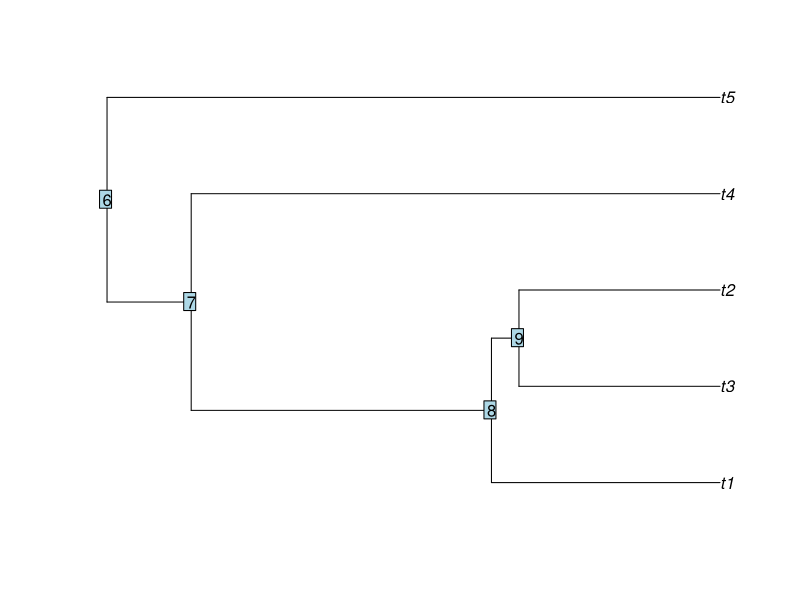

Reproduce this figure in R. (Note: this script raises an error after producing the figure.)
library(ape)
library(phangorn)


tree1 <- rcoal(5)
str(tree1)
class(tree1)
tree1$edge
plot(tree1)
nodelabels()

tree2 <- simcoale(5)
str(tree2)
class(tree2)
tree2$edge

tree2_phylo <- simtree_to_phylo(tree2)
str(tree2_phylo)
class(tree2_phylo)
tree2_phylo$edge
plot(tree2_phylo)

a <- simSeq(tree1, l = 100, rate = 0.01)
str(a)
class(a)
